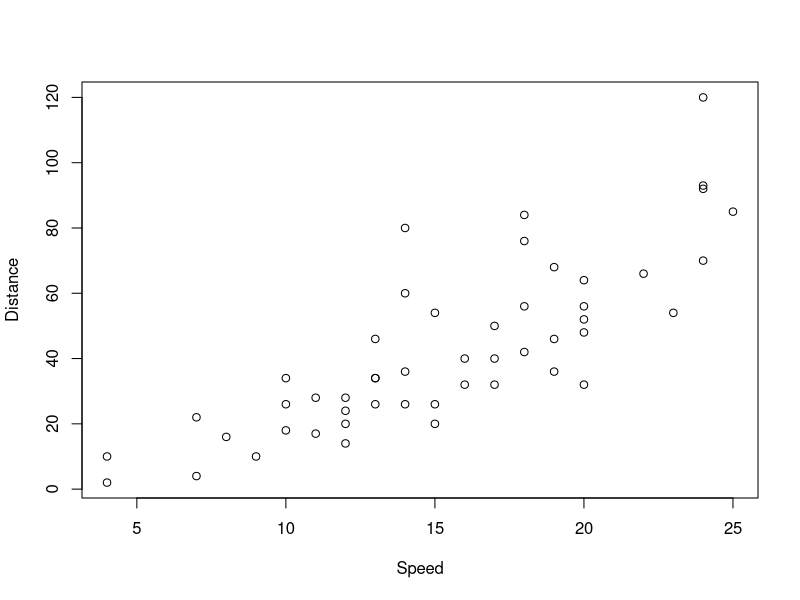
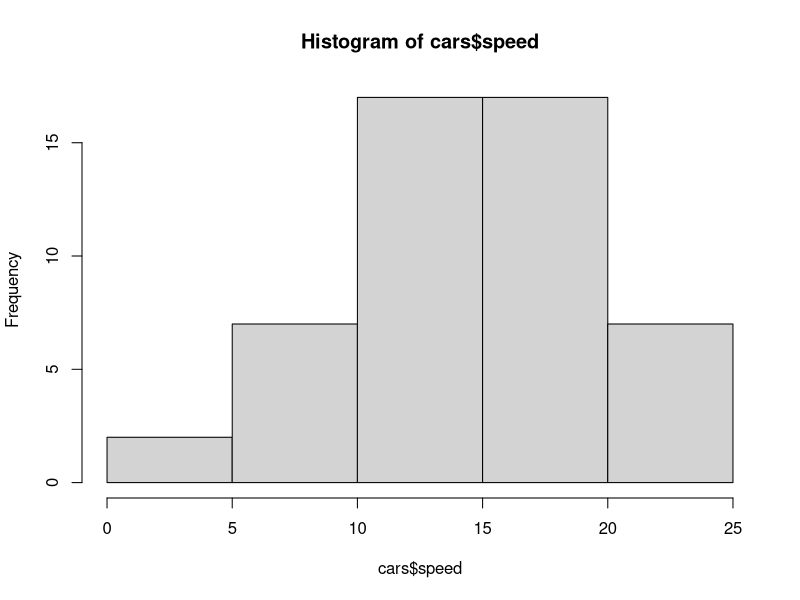
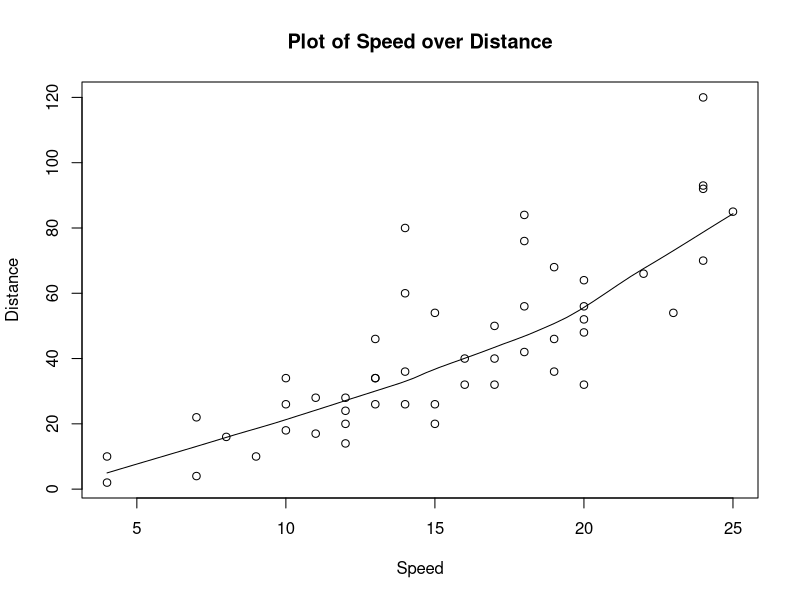

Write R code to recreate these figures, in order.
# Code is executable in R session

head(cars)


plot(cars$speed,cars$dist, xlab = "Speed", ylab = "Distance")

hist(cars$speed)

linear_model <- lm(cars$dist ~ cars$speed) 


summary(linear_model)

scatter.smooth(x=cars$speed, y=cars$dist, main = "Plot of Speed over Distance",
               xlab = "Speed",
               ylab = "Distance")

speed <- coef(linear_model)[2]

print(paste0("We can expect an increase in distance of ", speed*2 ,
             " when speed is increased by 2, on average."))
